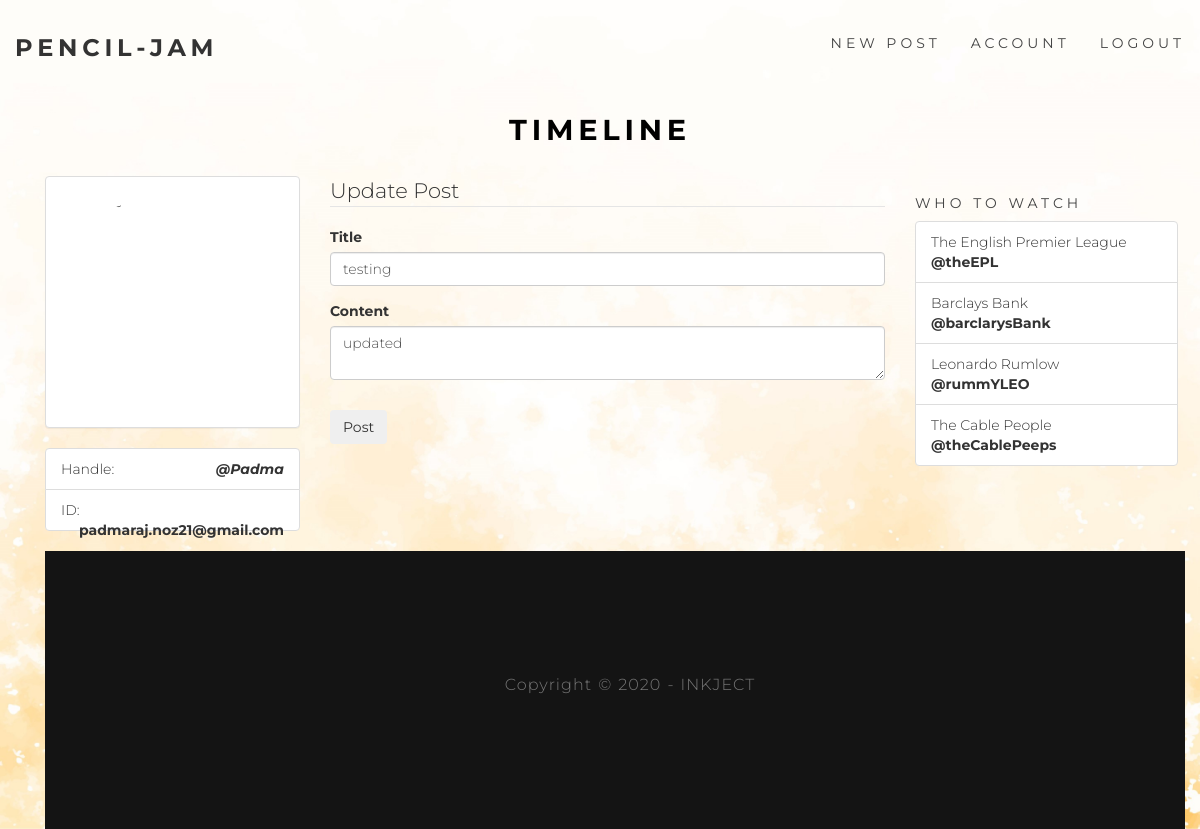
Screenshot of /post/1/update (signed in) with the database file from the repository.
### flaskblog/models.py (models this page shows, shortened)
class User(db.Model, UserMixin):
    id = db.Column(db.Integer, primary_key=True)
    username = db.Column(db.String(20), unique=True, nullable=False)
    email = db.Column(db.String(120), unique=True, nullable=False)
    image_file = db.Column(db.String(20), nullable=False, default='default.jpg')
    password = db.Column(db.String(60), nullable=False)
    posts = db.relationship('Post', backref='author', lazy=True)

class Post(db.Model):
    id = db.Column(db.Integer, primary_key=True)
    title = db.Column(db.String(100), nullable=False)
    date_posted = db.Column(db.DateTime, nullable=False, default=datetime.utcnow)
    content = db.Column(db.Text, nullable=False)
    user_id = db.Column(db.Integer, db.ForeignKey('user.id'), nullable=False)

### flaskblog/routes.py (the view)
@app.route("/post/<int:post_id>/update", methods=['GET', 'POST'])
@login_required
def update_post(post_id):
    post = Post.query.get_or_404(post_id)
    if post.author != current_user:
        abort(403)
    form = PostForm()
    if form.validate_on_submit():
        post.title = form.title.data
        post.content = form.content.data
        db.session.commit()
        flash('Your post has been updated!', 'success')
        image_file = url_for('static', filename='profile_pics/' + current_user.image_file)
        return redirect(url_for('post', post_id=post.id))
    elif request.method == 'GET':
        form.title.data = post.title
        form.content.data = post.content
    return render_template('create_post.html', title='Update Post',
                           form=form, legend='Update Post')

### flaskblog/forms.py
class PostForm(FlaskForm):
    title = StringField('Title', validators=[DataRequired()])
    content = TextAreaField('Content', validators=[DataRequired()])
    submit = SubmitField('Post')

### flaskblog/models.py (called while the page is built)
@login_manager.user_loader
def load_user(user_id):
    return User.query.get(int(user_id))

### flaskblog/templates/create_post.html (shortened to what this page needs)
{% extends "layout.html" %}
{% block content %}
<div class="content-section">
    <form method="POST" action="">
        <fieldset class="form-group">
            <legend class="border-bottom mb-4">{{ legend }}</legend>
            <div class="form-group">
                {{ form.title.label(class="form-control-label") }}
                {% if form.title.errors %}
                    {{ form.title(class="form-control form-control-lg is-invalid") }}
                    <div class="invalid-feedback">
                        {% for error in form.title.errors %}
                            <span>{{ error }}</span>
                        {% endfor %}
                    </div>
                {% else %}
                    {{ form.title(class="form-control form-control-lg") }}
                {% endif %}
            </div>
            <div class="form-group">
                {{ form.content.label(class="form-control-label") }}
                {% if form.content.errors %}
                    {{ form.content(class="form-control form-control-lg is-invalid") }}
                    <div class="invalid-feedback">
                        {% for error in form.content.errors %}
                            <span>{{ error }}</span>
                        {% endfor %}
                    </div>
                {% else %}
                    {{ form.content(class="form-control form-control-lg") }}
                {% endif %}
            </div>
        </fieldset>
        <div class="form-group">
            {{ form.submit(class="btn btn-outline-info") }}
        </div>
    </form>
</div>
{% endblock content %}

### flaskblog/templates/layout.html (shortened to what this page needs)
<!DOCTYPE html>
<html lang="en">
<head>
	<link rel="stylesheet" href="{{ url_for('static', filename='bootstrap.min.css')}}">
	<link rel="stylesheet" href="{{ url_for('static', filename='animate.min.css')}}">
	<link rel="stylesheet" href="{{ url_for('static', filename='ionicons.min.css')}}">
	<link rel="stylesheet" href="{{ url_for('static', filename='main.css')}}">
</head>
<body>
  <div class="navbar">
    <div class="container">
      <div class="row">
        <div class="brand">
          <a href="{{ url_for('home') }}">PENCIL-JAM</a>
        </div>
        <div class="menu-container">
          <ul class="nav navbar-nav navbar-right">
              {% if current_user.is_authenticated %}
              <li><a class="nav-item nav-link" href="{{ url_for('new_post') }}"><h3>New Post</h3></a></li>
              <li><a class="nav-item nav-link" href="{{ url_for('account') }}"><h3>Account</h3></a></li>
              <li><a class="nav-item nav-link" href="{{ url_for('logout') }}"><h3>Logout</h3></a></li>
              {% else %}
                <li><a class="nav-item nav-link" href="{{ url_for('login') }}"><h3>Login<h3></a></li>
                <li><a class="nav-item nav-link" href="{{ url_for('register') }}"><h3>SIGN UP<h3></a></li>
              {% endif %}
        </div>
      </div>
    </div>
  </div>
  <div class="row">
    {% if current_user.is_authenticated %}
			<div class="col-lg-12">
				<h1 class="text-center bold">Timeline</h1>
        <br>
			</div>
    {% endif %}
    <div class="container">
      <div class="col-md-3">
        {% if current_user.is_authenticated %}
          <div class="panel panel-default">
						<div class="panel-body">
							<div class="row pad">
								<div class="col-lg-12">
									<img src="{{ image_file }}" class="img-responsive img-circle center-block" alt="Image" style="height: 220px;" />
								</div>
							</div>
						</div>
          </div>
						<ul class="list-group">
							<li class="list-group-item">
								 Handle:
								<strong class="pull-right"><em>@{{ current_user.username }}</em></strong>
							</li>
							<li class="list-group-item">
								 ID:
								<strong class="pull-right">{{ current_user.email }}</strong>
							</li>
						</ul>
        {% endif %}
      </div>
      <main role="main" class="container">
      <div class="row">
        <div class="col-md-6">
          {% block content %}{% endblock %}
        </div>
		{% if current_user.is_authenticated %}
        <div class="col-md-3">
          <div class="content-section">
            <h3>Who To Watch</h3>
                <ul class="list-group">
							    <li class="list-group-item">
								  The English Premier League
								    <div>
									    <strong>@theEPL</strong>
								    </div>
							    </li>
							    <li class="list-group-item">
								  Barclays Bank
								    <div>
									    <strong>@barclarysBank</strong>
								    </div>
							    </li>
							    <li class="list-group-item">
								  Leonardo Rumlow
								  <div>
									  <strong>@rummYLEO</strong>
								  </div>
							    </li>
							    <li class="list-group-item">
								  The Cable People
								    <div>
									    <strong>@theCablePeeps</strong>
								    </div>
							    </li>
						    </ul>
          </div>
        </div>
		{% endif %}
  </div>
<footer>
	<div class="container">
		<div class="row">
			<div class="col-md-12 col-sm-12">
				<p class="wow fadeInUp"  data-wow-delay="0.3s">Copyright © 2020 - INKJECT</p>
			</div>
		</div>
	</div>
</footer>
</body>
</html>

### flaskblog/static/main.css (style rules this page uses)
body { background-image: url(../static/images/68.jpg); background-size: cover; background-attachment: fixed; font-family: 'Montserrat', sans-serif; font-style: normal; font-weight: 300; position: relative; }
html,body { width: 100%; overflow-x: hidden; }
html { font-size: 100%; }
h1,h2,h3,h4 { font-weight: 400; letter-spacing: 0.3rem; text-transform: uppercase; }
h1 { color: #000; font-size: 1.8rem; font-weight: 700; }
h3 { color: #444; font-size: 14px; letter-spacing: 4px; }
p { color: #777; font-size: 16px; line-height: 28px; word-spacing: 1px; letter-spacing: 1px; }
a { outline: none; text-decoration: none; }
a, a:hover, a:focus { color: inherit; text-decoration: none; outline: 0; -webkit-transition: all 0.25s ease-out; -moz-transition: all 0.25s ease-out; -ms-transition: all 0.25s ease-out; -o-transition: all 0.25s ease-out; transition: all 0.25s ease-out; }
img { width: 100%; max-width: 100%; }
.navbar { background: transparent; height: 94px; max-height: 94px; margin: 0; border-radius: 0; transition: all 0.3s ease; -webkit-transition: all 0.3s ease; -moz-transition: all 0.3s ease; }
.brand { float: left; padding: 30px 0 0; transition: all 0.3s ease; -webkit-transition: all 0.3s ease; -moz-transition: all 0.3s ease; text-transform: uppercase; letter-spacing: 0.3rem; }
.brand a { color: #333; font-size: 24px; font-weight: 700; opacity: 1; text-decoration: none; }
footer { background: #141414; padding-top: 120px; padding-bottom: 120px; text-align: center; }

### rows the page displays
User: username "Padma", email "padmaraj.noz21@gmail.com"
Post: title "testing", content "updated"

### other values shown
{{ legend }} "Update Post"
